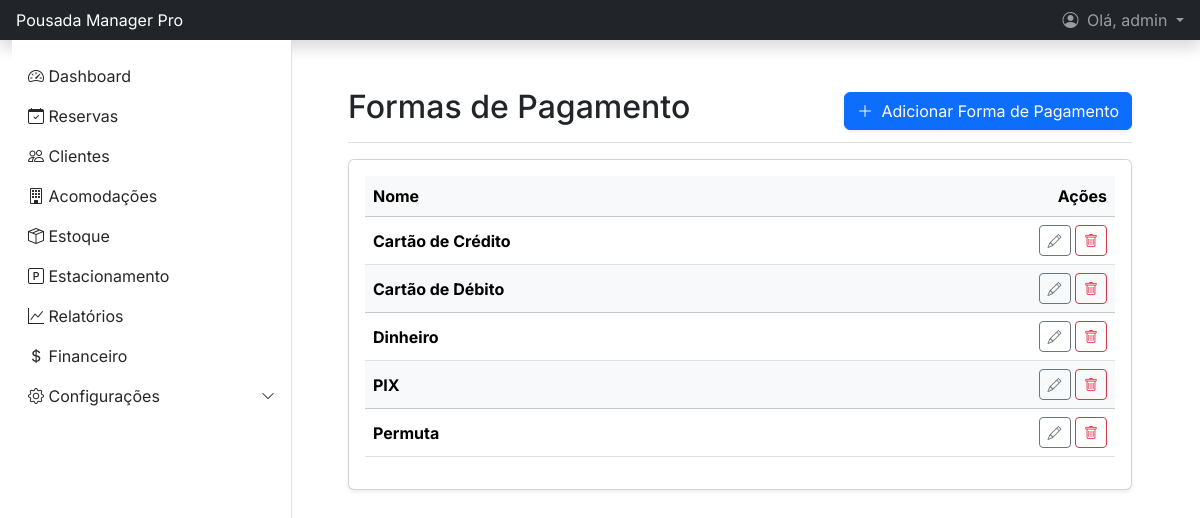
/pagamentos/formas/ (signed in), run on the app's committed database.
### gestao/models.py (models this page shows, shortened)
class FormaPagamento(models.Model):
    nome = models.CharField(max_length=50, unique=True, help_text="Ex: Dinheiro, Cartão de Crédito, PIX")

### gestao/views.py (the view)
# urls.py: path('pagamentos/formas/', views.FormaPagamentoListView.as_view(), name='forma_pagamento_list'),
class FormaPagamentoListView(LoginRequiredMixin, PermissionRequiredMixin, ListView):
    permission_required = 'gestao.view_formapagamento'
    raise_exception = True  # Mostra erro 403 se não tiver permissão
    model = FormaPagamento
    template_name = 'gestao/forma_pagamento_list.html'
    context_object_name = 'page_obj' # Usa page_obj para a paginação
    paginate_by = 10 # Define 10 itens por página
    ordering = ['nome'] # Opcional: Garante a ordem alfabética

### templates/gestao/forma_pagamento_list.html (shortened to what this page needs)
{% extends 'base.html' %}
{% block content %}
<main class="px-md-4">
    <div class="d-flex justify-content-between flex-wrap flex-md-nowrap align-items-center pt-3 pb-2 mb-3 border-bottom">
        <h1 class="h2">Formas de Pagamento</h1>
        <div class="btn-toolbar mb-2 mb-md-0">
            <a href="{% url 'forma_pagamento_add' %}" class="btn btn-primary shadow-sm">
                <i class="bi bi-plus-lg me-1"></i> Adicionar Forma de Pagamento
            </a>
        </div>
    </div>
    <div class="card shadow-sm">
        <div class="card-body">
            <div class="table-responsive">
                <table class="table table-hover align-middle">
                    <thead class="table-light">
                        <tr>
                            <th scope="col">Nome</th>
                            <th scope="col" class="text-end">Ações</th>
                        </tr>
                    </thead>
                    <tbody>
                        {% for forma in page_obj %}
                        <tr class="{% cycle '' 'table-light' %}">
                            <td><span class="fw-bold">{{ forma.nome }}</span></td>
                            <td class="text-end">
                                <a href="{% url 'forma_pagamento_edit' forma.pk %}" class="btn btn-sm btn-outline-secondary" data-bs-toggle="tooltip" title="Editar">
                                    <i class="bi bi-pencil"></i>
                                </a>
                                <a href="{% url 'forma_pagamento_delete' forma.pk %}" class="btn btn-sm btn-outline-danger" data-bs-toggle="tooltip" title="Excluir">
                                    <i class="bi bi-trash"></i>
                                </a>
                            </td>
                        </tr>
                        {% empty %}
                        <tr>
                            <td colspan="2" class="text-center py-4">Nenhuma forma de pagamento cadastrada.</td>
                        </tr>
                        {% endfor %}
                    </tbody>
                </table>
            </div>
        </div>
    </div>
</main>
{% endblock %}

### templates/base.html (shortened to what this page needs)
{% load static %} <!doctype html>
<html lang="pt-br">
<head>
    <link href="https://cdn.jsdelivr.net/npm/bootstrap@5.3.3/dist/css/bootstrap.min.css" rel="stylesheet">
    <link rel="stylesheet" href="https://cdn.jsdelivr.net/npm/bootstrap-icons@1.11.3/font/bootstrap-icons.min.css">
</head>
<body>
<header class="navbar navbar-dark bg-dark sticky-top flex-md-nowrap p-0 shadow">
    <a class="navbar-brand col-md-3 col-lg-2 me-0 px-3 fs-6" href="{% url 'dashboard' %}">
        Pousada Manager Pro
    </a>
    <div class="navbar-nav ms-auto">
        {% if user.is_authenticated %}
            <div class="nav-item dropdown">
                <a class="nav-link dropdown-toggle px-3" href="#" role="button" data-bs-toggle="dropdown" aria-expanded="false">
                    <i class="bi bi-person-circle me-1"></i>
                    Olá, {{ request.user.first_name|default:request.user.username }}
                </a>
            </div>
        {% else %}
            <div class="nav-item text-nowrap">
                <a class="nav-link px-3" href="{% url 'login' %}">Entrar (Login)</a>
            </div>
        {% endif %}
    </div>
</header>
<div class="container-fluid main-container">
    <div class="offcanvas offcanvas-start sidebar" tabindex="-1" id="sidebarMenu">
        <div class="offcanvas-body p-0">
            <ul class="nav flex-column pt-3">
                <li class="nav-item"><a class="nav-link" href="{% url 'dashboard' %}"><i class="bi bi-speedometer2"></i> Dashboard</a></li>
                <li class="nav-item"><a class="nav-link" href="{% url 'reserva_list' %}"><i class="bi bi-calendar-check"></i> Reservas</a></li>
                <li class="nav-item"><a class="nav-link" href="{% url 'cliente_list' %}"><i class="bi bi-people"></i> Clientes</a></li>
                <li class="nav-item"><a class="nav-link" href="{% url 'acomodacao_list' %}"><i class="bi bi-building"></i> Acomodações</a></li>
                <li class="nav-item"><a class="nav-link" href="{% url 'item_estoque_list' %}"><i class="bi bi-box-seam"></i> Estoque</a></li>
                <li class="nav-item"><a class="nav-link" href="{% url 'vaga_estacionamento_list' %}"><i class="bi bi-p-square"></i> Estacionamento</a></li>
                <li class="nav-item"><a class="nav-link" href="{% url 'relatorio_acomodacoes' %}"><i class="bi bi-graph-up"></i> Relatórios</a></li>
                {% if perms.auth.change_user %}
                <li class="nav-item"><a class="nav-link" href="{% url 'financeiro' %}"><i class="bi bi-currency-dollar"></i> Financeiro</a></li>
                {% endif %}
                <li class="nav-item">
                    <a class="nav-link d-flex justify-content-between align-items-center" data-bs-toggle="collapse" href="#configuracoesSubmenu" role="button" aria-expanded="false" aria-controls="configuracoesSubmenu">
                        <span><i class="bi bi-gear"></i> Configurações</span>
                        <i class="bi bi-chevron-down small"></i>
                    </a>
                </li>
            </ul>
        </div>
    </div>
    <main class="content">
        {% block content %}
        {% endblock %}
    </main>
</div>
</body>
</html>

### templates/base.html (style rules this page uses)
body { display: flex; min-height: 100vh; flex-direction: column; font-family: 'Inter', sans-serif; }
.main-container { display: flex; flex: 1; }
.content { flex: 1; padding: 2rem; }
.sidebar .nav-link { color: #272727; }
@media (min-width: 768px) { #sidebarMenu { position: relative !important; transform: none !important; visibility: visible !important; border-right: 1px solid #dee2e6; width: 280px !important; top: 0; height: auto; } }

### data on the page
FormaPagamento: nome "Cartão de Crédito"
FormaPagamento: nome "Cartão de Débito"
FormaPagamento: nome "Dinheiro"
FormaPagamento: nome "PIX"
FormaPagamento: nome "Permuta"

### other printed values
{{ request.user.first_name|default:request.user.username }} "admin"
